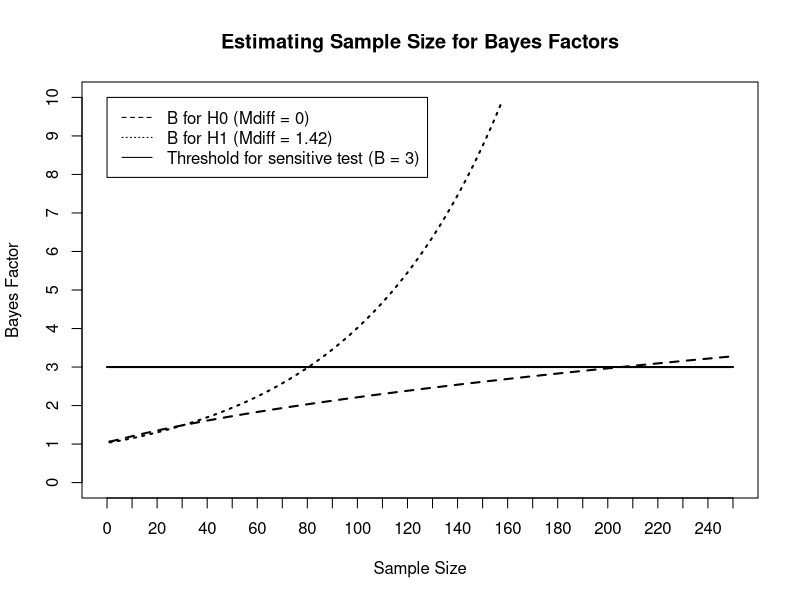

Reproduce this figure in R.
## EXAMPLES FROM LAKENS, MCLATCHIE, ISAGER, SCHEEL & DIENES (2018)
## BAYES FACTORS USING DIENES & MCLATCHIE (2018) R SCRIPT





## Run the Bayes factor t-distribution function from Dienes and McLatchie (2018)
Bft<-function(sd, obtained, dfdata, meanoftheory, sdtheory, dftheory, tail = 2)
{
  area <- 0
  normarea <- 0
  theta <- meanoftheory - 10 * sdtheory
  incr <- sdtheory/200
  for (A in -2000:2000){
    theta <- theta + incr
    dist_theta <- dt((theta-meanoftheory)/sdtheory, df=dftheory)
    if(identical(tail, 1)){
      if (theta <= 0){
        dist_theta <- 0
      } else {
        dist_theta <- dist_theta * 2
      }
    }
    height <- dist_theta * dt((obtained-theta)/sd, df = dfdata)
    area <- area + height * incr
    normarea <- normarea + dist_theta*incr
  }
  LikelihoodTheory <- area/normarea
  Likelihoodnull <- dt(obtained/sd, df = dfdata)
  BayesFactor <- LikelihoodTheory/Likelihoodnull
  BayesFactor
}




# EXAMPLE 1 
# Martins, Sheppes, Gross and Mather (2016)

# Informantion re obtained data
0.338 - 0.321 # 0.017, obtained mean difference
0.017 / 0.35 # 0.04857143, Mdif / t = Standard Error

# Vague Bayes Factor
Bft( 0.04857143, 0.017 , 64-2, meanoftheory=0, sdtheory=0.5, dftheory=1000, tail=1) # 0.1329216
Bft( 0.04857143, 0.017 , 64-2, meanoftheory=0, sdtheory=0.19, dftheory=1000, tail=1) # 0.3342294, RR minimum
Bft( 0.04857143, 0.017 , 64-2, meanoftheory=0, sdtheory=999999999, dftheory=1000, tail=1) # 0.003982393, RR maximum (infinity)

# Informed Bayes Factor based on Scheibe, Sheppes & Staudinger (2015)
Bft( 0.04857143, -0.017 , 64-2, meanoftheory=0, sdtheory=0.08, dftheory=77-2, tail=1) # 0.4131769
Bft( 0.04857143, -0.017 , 64-2, meanoftheory=0, sdtheory=0.0000000001, dftheory=77-2, tail=1) # 1, , RR minimum
Bft( 0.04857143, -0.017 , 64-2, meanoftheory=0, sdtheory=0.10, dftheory=77-2, tail=1) # 0.3197193, RR maximum



# EXAMPLE 2
# Shega, Tiedt, Grant and Dale (2014)

# 62-69 vs 70-79: Information regarding obtained data
2.03 - 1.98 # 0.05, obtained mean difference 
0.05 / 0.4925451 # 0.1015135, Standard Error (t-test calculated from TOSTER function)
# Bayes Factor 
Bft( 0.1015135, 0.05 , 1791.71, meanoftheory=0, sdtheory=1.21, dftheory=10000, tail=2) # 0.0943194
Bft( 0.1015135, 0.05 , 1791.71, meanoftheory=0, sdtheory=0.33, dftheory=10000, tail=2) # 0.3285164, RR minimum
Bft( 0.1015135, 0.05 , 1791.71, meanoftheory=0, sdtheory=999999999, dftheory=10000, tail=2) # 0.001995296, RR maximum (infinity)

# 70-79 vs 79+: Information regarding obtained data
2.14 - 1.98 # 0.16, obtained mean difference 
0.16 / 1.108473 # 0.1443427, Standard Error (t-test calculated from TOSTER function)
# Bayes Factor 
Bft( 0.1443427, 0.16 , 657.5768, meanoftheory=0, sdtheory=1.21, dftheory=10000, tail=2) # 0.2172251
Bft( 0.1443427, 0.16 , 657.5768, meanoftheory=0, sdtheory=0.77, dftheory=10000, tail=2) # 0.3337694, RR minimum
Bft( 0.1443427, 0.16 , 657.5768, meanoftheory=0, sdtheory=999999999, dftheory=10000, tail=2) # 0.001995666, RR maximum (infinity)

# 62-69 vs 79+: Information regarding obtained data
2.14 - 2.03 # 0.11, obtained mean difference 
0.11 / 0.7255117 # 0.1516171, Standard Error (t-test calculated from TOSTER function)
# Bayes Factor 
Bft( 0.1516171, 0.11 , 779.4781, meanoftheory=0, sdtheory=1.21, dftheory=10000, tail=2) # 0.1611906
Bft( 0.1516171, 0.11 , 779.4781, meanoftheory=0, sdtheory=0.56, dftheory=10000, tail=2) # 0.3341117, RR minimum
Bft( 0.1516171, 0.11 , 779.4781, meanoftheory=0, sdtheory=999999999, dftheory=10000, tail=2) # 0.001995288, RR maximum (infinity)




# EXAMPLE 3
# Westerhof, Bohlmeijer and McAdams (2017)
# Is a r = .12 evidence if r = .14 is considered evidence elsewhere

# Information re obtained data
0.14 * 0.8/0.6 # 0.19, prior beta
0.12 * 1.0/0.6 # 0.20, obtained beta
0.114 
# Standard error of the raw slope obtained because Fisher's z transformation of .12 = .12 
# with a SE = 1/???(218-3) = .068, which means the z-test = 0.12/.068 = 1.76
# We can use this to determine that: .20/SE = 1.76, and so the SE of raw slope = 0.114

# Bayes Factor)
Bft( 0.114, 0.20 , 218-2, meanoftheory=0, sdtheory=0.19, dftheory=10000, tail=1) # 2.962831
Bft( 0.114, 0.20 , 218-2, meanoftheory=0, sdtheory=0.0000000001, dftheory=10000, tail=1) # 1, , RR minimum
Bft( 0.114, 0.20 , 218-2, meanoftheory=0, sdtheory=2.98, dftheory=10000, tail=1) # 0.3413824, RR maximum5





# EXAMPLE 4
# Spanol, Schain and Bowen (2014)

# Information re obtained data
(0.77-0.76) - (0.76-0.750001) # 1e-06
1e-06 / 5.088219e-05 # 0.01965324, SE (t-test calculated from TOSTER function)

# Bayes Factor based on the results of Experiment 1
(0.61-0.54) - (0.64-0.61) # 0.04, Experiment 1 mdif
Bft( 0.01965324, 1e-06 , 62-2, meanoftheory=0, sdtheory=0.04, dftheory=73, tail=1) # 0.438549
Bft( 0.01965324, 1e-06 , 62-2, meanoftheory=0, sdtheory=0.0000000001, dftheory=73, tail=1) # 1, , RR minimum
Bft( 0.01965324, 1e-06 , 62-2, meanoftheory=0, sdtheory=0.05, dftheory=73, tail=1) # 0.3638204, RR maximum5










## ESTIMATING SAMPLE SIZE
## Instructional available at: https://www.youtube.com/watch?v=10Lsm_o_GRg


# Example data from Gerontology Article:
# Bunce, Batterham & Mackinnon (2018)
# reported that non-frail adults (M=11.53, SD=3.52, N=304) recalled significantly more names of animals than frail adults (M=10.11, SD=3.20, N=154), 
# t(456)=4.20, p<.001

# Need: SE from a previous study 
bunce.se <- (11.53-10.11) / 4.20 # 0.3380952, calculated from Mdif / t

# Need: N from previous study 
bunce.n <- 304+154 # 458

# Predicted effect size for H1 
bunce.mdif <- 11.53-10.11 # 1.42
obtain.h1 <- bunce.mdif

# Predicted effect size for H0 (here = 0)
obtain.h0 <- 0


## Sample size estimation

# Number of subjects we are willing to test
n = seq(2, 250, 1)
nmax=250-2 # 185

# standard error of the estimate based on the obtained SD
se_diff = (bunce.se)*sqrt(bunce.n/n) # the standard error varies as the square root of n, or in this case, the change in the magnitude of n

# Calculate B for different sample sizes for H0
x <- 1/Bft(se_diff , obtain.h0  , n-1, meanoftheory=0, sdtheory=bunce.mdif, dftheory=100000, tail=1)
x # 207 participants needed, B = 3.005284

# Calculate B for different sample sizes for H1
y <- Bft(se_diff , obtain.h1  , n-1, meanoftheory=0, sdtheory=bunce.mdif, dftheory=100000, tail=1)
y # 82 participants needed, B =  3.025245



# plot H1 uniform

plot(x = x,
     type = "l",                            # Specify that you want to plot a line graph
     lwd = 2,                               # Thickness of line
     lty = 2,
     col = "black",                          # Colour of line
     xlim=c(0,250),                          # Set limit of x-axis
     ylim=c(0,10),                         # Set limit of y-axis
     frame.plot=TRUE,                       # Do plot the frame of the graph
     xlab="Sample Size",                    # Title for x-axis
     ylab= "Bayes Factor",                             # Title for y-axis
     axes = FALSE,                          # Don't plot the scales by default
     main=paste("Estimating Sample Size for Bayes Factors"))     # Main title
segments(0, 3, 250, 3, col= 'black', lwd=2, lty=1)          # Add a black horizontal line
lines(y[y<10 ], lwd=2, lty=3)
Axis(side=1,at=seq(0, 250, by = 10))
Axis(side=2,at=seq(0,10, by=1))
legend(0,10,legend=c("B for H0 (Mdiff = 0)","B for H1 (Mdiff = 1.42)", "Threshold for sensitive test (B = 3)"),
       text.col="black", lty = c(2,3,1))

dev.copy(png,'Estimating Sample Size Based on Bunce et al 2018.png')             # Save whatever is in displayed in the plot viewer in my wd
dev.off()







